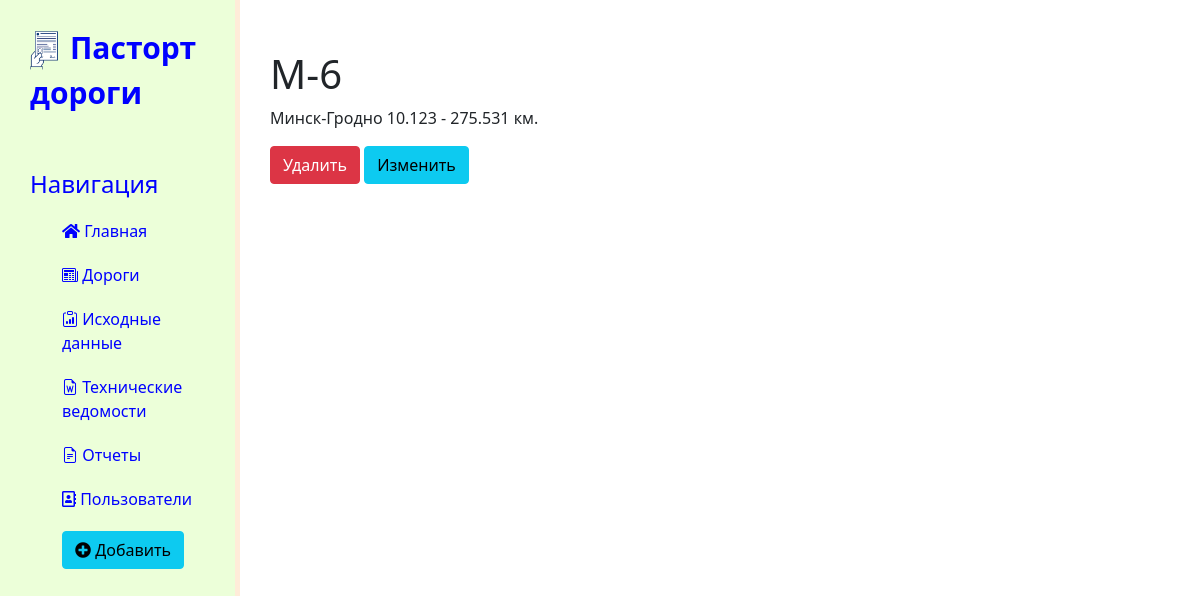
The page /news/2 on the database its author committed.
### news/models.py (models this page shows, shortened)
class Articles(models.Model):
    troad = models.CharField('Титул дороги', max_length=10)
    nroad = models.CharField('Тиутльное наименование дороги', max_length=250)
    n_km = models.DecimalField('Начало участка', max_digits=7, decimal_places=3)
    k_km = models.DecimalField('Конец участка', max_digits=7, decimal_places=3)
    class Meta:
        verbose_name = 'Дорога'
        verbose_name_plural = 'Дороги'

### news/views.py (the view)
# urls.py: path('<int:pk>',views.NewsDetailView.as_view(), name='news-datail'),
class NewsDetailView(DetailView):
    model = Articles
    template_name = 'news/detail_view.html'
    context_object_name = 'article'

### news/templates/news/detail_view.html (shortened to what this page needs)
{% extends 'main/layout.html' %}
{% block  content %}
    <div class="features">
        <h1>{{ article.troad }}</h1>
        <p>{{ article.nroad }} {{ article.n_km}} {{'-'}} {{article.k_km }} {{'км.'}}</p>
        <a href="{% url 'news-delete' article.id %}" class="btn btn-danger">Удалить</a>
        <a href="{% url 'news-update' article.id %}" class="btn btn-info">Изменить</a>
    </div>
{% endblock %}

### main/static/main/css/main.css (style rules this page uses)
body { background: #FFFFFF; }
main .features { float: left; margin-top: 50px; margin-left: 30px; }

### rows shown on the page
Articles: troad "М-6", nroad "Минск-Гродно", n_km "10.123", k_km "275.531"

### other values the page prints
{{ '-' }} "-"
{{ 'км.' }} "км."
